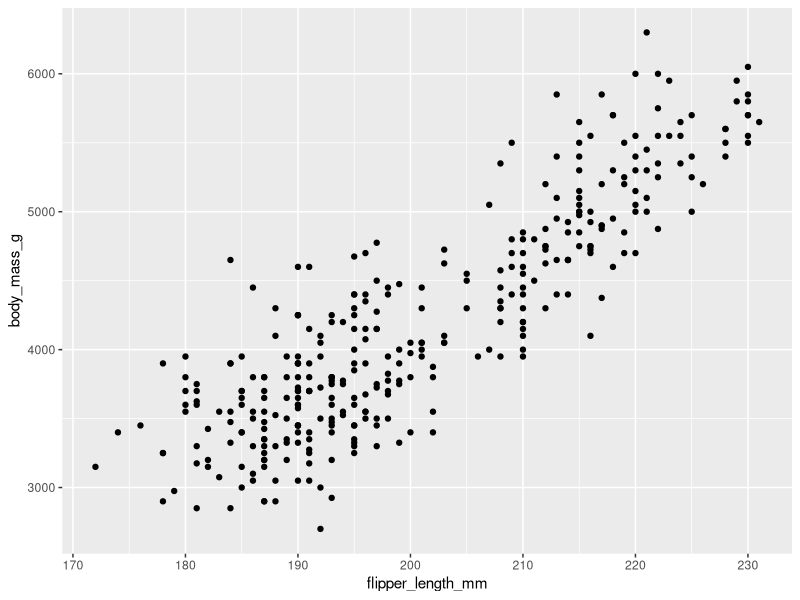
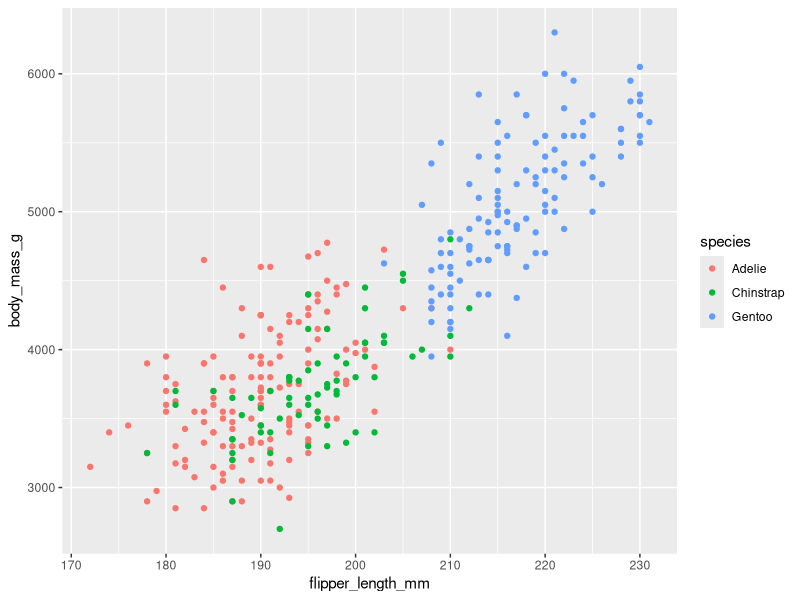
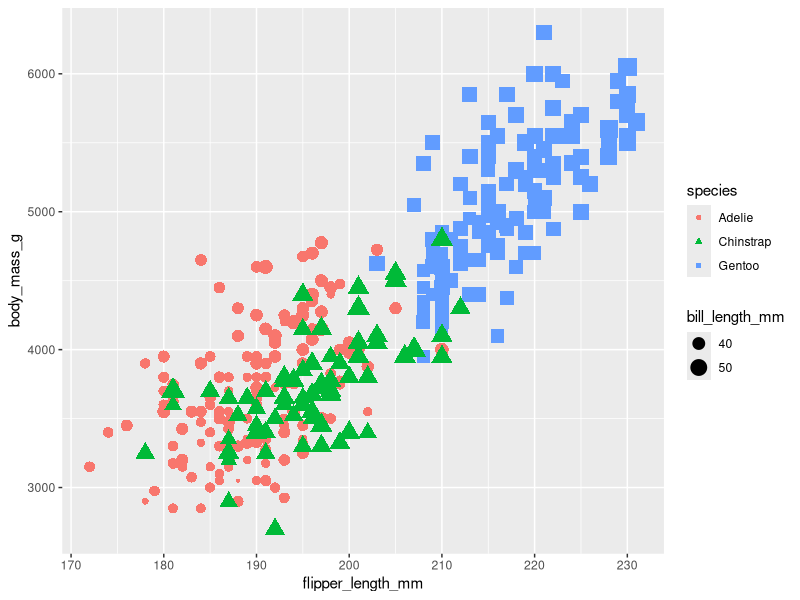

The R script that drew these images, in order:
# Load necessary libraries
library(ggplot2)
library(palmerpenguins)

# Load and view the dataset
data("penguins")
View(penguins)

# Create a simple scatterplot
ggplot(data = penguins) +
  geom_point(mapping = aes(x = flipper_length_mm, y = body_mass_g))

# Add colors by species
ggplot(data = penguins) +
  geom_point(mapping = aes(x = flipper_length_mm, y = body_mass_g, color = species))

# Customize further by adding shape and size
ggplot(data = penguins) +
  geom_point(mapping = aes(x = flipper_length_mm, y = body_mass_g, color = species, shape = species, size = bill_length_mm))
